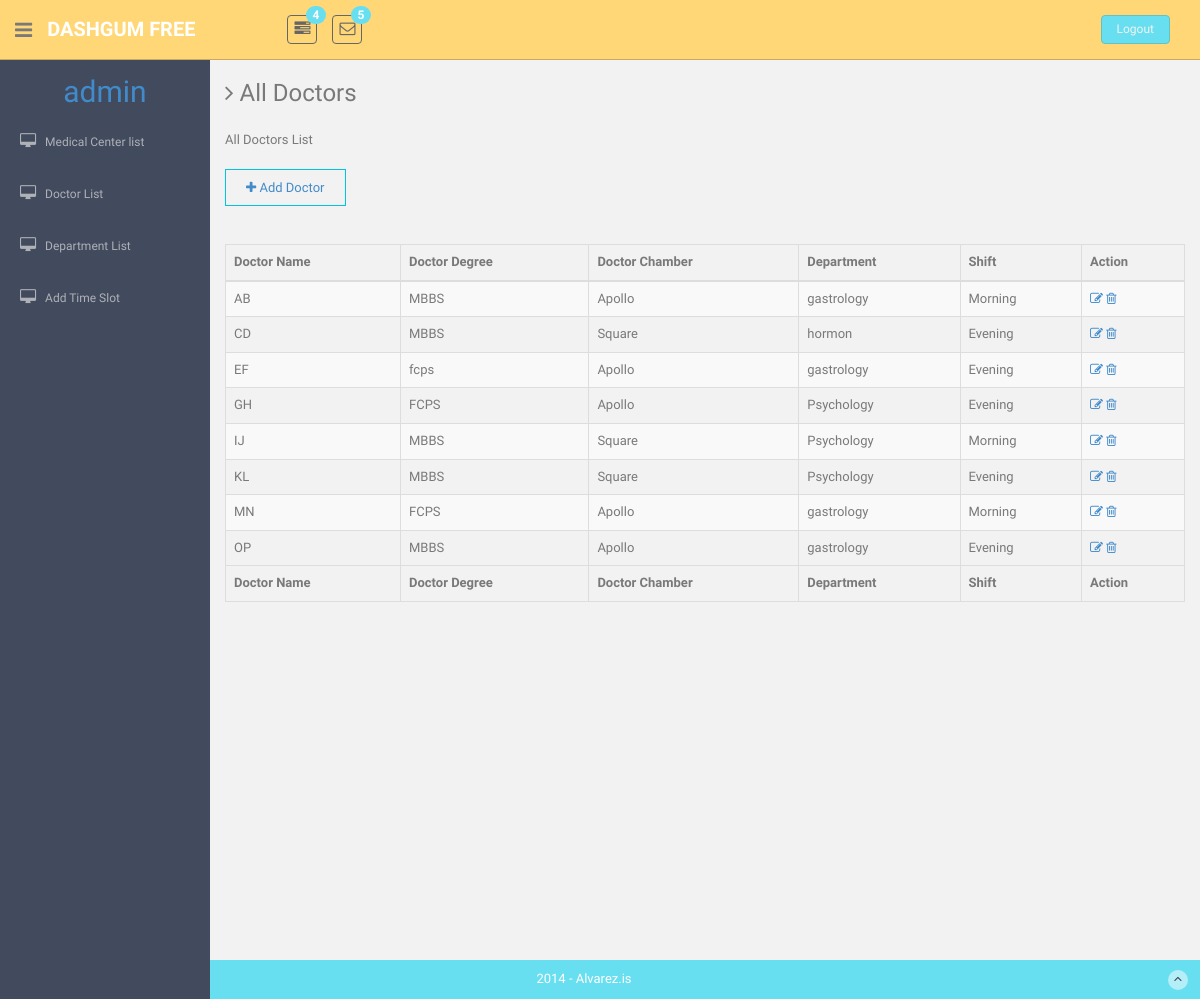
The app's page /admin/all_doctors_modal.php (signed in) with its own data.
### tables this page shows
CREATE TABLE `doctors` (
  `id` int(11) NOT NULL,
  `doc_name` varchar(255) NOT NULL,
  `degree` varchar(255) NOT NULL,
  `chamber_id` int(11) NOT NULL,
  `shift` int(11) NOT NULL COMMENT '1=morning, 2=evening',
  `dept_id` int(11) NOT NULL,
  `email` varchar(255) NOT NULL,
  `password` varchar(255) NOT NULL,
  `pro_pic` varchar(255) NOT NULL,
  `start_time` text NOT NULL,
  `end_time` text NOT NULL
);

CREATE TABLE `medical_center` (
  `id` int(11) NOT NULL,
  `medical_center_name` varchar(255) NOT NULL,
  `medical_center_address` varchar(255) NOT NULL
);

CREATE TABLE `department` (
  `id` int(11) NOT NULL,
  `department` varchar(255) NOT NULL
);

### db_connection.php (called while the page is built, shortened)
<?php
$server = "localhost";
$username = "root";
$password = "";
$databaseName = "online_appointment_system";
$conn = mysql_connect($server, $username, $password);
if (!$conn) {
    echo 'Database Connection Error:' . mysql_error();
} else {
    $db_connect = mysql_select_db($databaseName);
}

### admin/Admin_class.php (called while the page is built, shortened)
<?php
class Admin_class {
    public function __construct() {
        require_once '../db_connection.php';
    }
    public function get_doctor_table_data() {
        $sql = "select doctors.*,medical_center.medical_center_name,department.department from doctors join medical_center on medical_center.id = doctors.chamber_id join department on department.id=doctors.dept_id ";
        $res = mysql_query($sql);
        return $res;
    }
}

### admin/all_doctors_modal.php (the view, shortened to what this page needs)
<?php
require_once '../admin/admin_header.php';
require_once './Admin_class.php';
$admin_object = new Admin_class();
$doctors_data = $admin_object->get_doctor_table_data();
?>
<section id="main-content">
    <section class="wrapper site-min-height">
        <h3><i class="fa fa-angle-right"></i> All Doctors</h3>
        <div class="row mt">
            <div class="col-lg-12">
                <p>All Doctors List</p>
                <br>
                <a href="#" data-toggle="modal" data-target="#myModal" class="add-doc-btn"><i class="fa fa-plus"></i> Add Doctor</a>
                <br>
                <br>
            </div>
        </div>
        <table class="table table-bordered table-striped">
            <thead>
                <tr>
                    <th>Doctor Name</th>
                    <th>Doctor Degree</th>
                    <th>Doctor Chamber</th>
                    <th>Department</th>
                    <th>Shift</th>
                    <th>Action</th>
                </tr>
            </thead>
            <tbody>
                <?php while ($value = mysql_fetch_array($doctors_data)) { ?>
                    <tr>
                        <td><?php echo $value['doc_name']?></td>
                        <td><?php echo $value['degree']?></td>
                        <td><?php echo $value['medical_center_name']?></td>
                        <td><?php echo $value['department']?></td>
                        <td><?php echo $value['shift']==1?'Morning':'Evening';?></td>
                        <td>
                            <a href=" "  data-toggle="modal" data-target="#myModal2"><i class="fa fa-edit"></i></a>
                            <a href="delete_doctor.php?id=<?php echo $value['id'];?>"><i class="fa fa-trash-o"></i></a>
                        </td>
                    </tr>
                <?php } ?>
            </tbody>
            <tfoot>
                <tr>
                    <th>Doctor Name</th>
                    <th>Doctor Degree</th>
                    <th>Doctor Chamber</th>
                    <th>Department</th>
                    <th>Shift</th>
                    <th>Action</th>
                </tr>
            </tfoot>
        </table>
    </section>
</section>
<?php require_once '../admin/admin_footer.php'; ?>

### admin/assets/css/style.css (style rules this page uses)
body { color: #797979; background: #f2f2f2; font-family: 'Ruda', sans-serif; padding: 0px !important; margin: 0px !important; font-size:13px; }
a, a:hover, a:focus { text-decoration: none; outline: none; }
.mt { margin-top: 25px; }
#main-content { margin-left: 210px; }
.wrapper { display: inline-block; margin-top: 60px; padding-left: 15px; padding-right: 15px; padding-bottom: 15px; padding-top: 0px; width: 100%; }
.site-min-height { min-height: 900px; }
.add-doc-btn { padding: 10px 20px; border: 1px solid #00c5de; }

### records on screen
doctors: doc_name "AB", degree "MBBS", medical_center.medical_center_name "Apollo", department.department "gastrology", shift "Morning"
doctors: doc_name "CD", degree "MBBS", medical_center.medical_center_name "Square", department.department "hormon", shift "Evening"
doctors: doc_name "EF", degree "fcps", medical_center.medical_center_name "Apollo", department.department "gastrology", shift "Evening"
doctors: doc_name "GH", degree "FCPS", medical_center.medical_center_name "Apollo", department.department "Psychology", shift "Evening"
doctors: doc_name "IJ", degree "MBBS", medical_center.medical_center_name "Square", department.department "Psychology", shift "Morning"
doctors: doc_name "KL", degree "MBBS", medical_center.medical_center_name "Square", department.department "Psychology", shift "Evening"
doctors: doc_name "MN", degree "FCPS", medical_center.medical_center_name "Apollo", department.department "gastrology", shift "Morning"
doctors: doc_name "OP", degree "MBBS", medical_center.medical_center_name "Apollo", department.department "gastrology", shift "Evening"

### other values on screen
$_SESSION['admin_name'] "admin"
